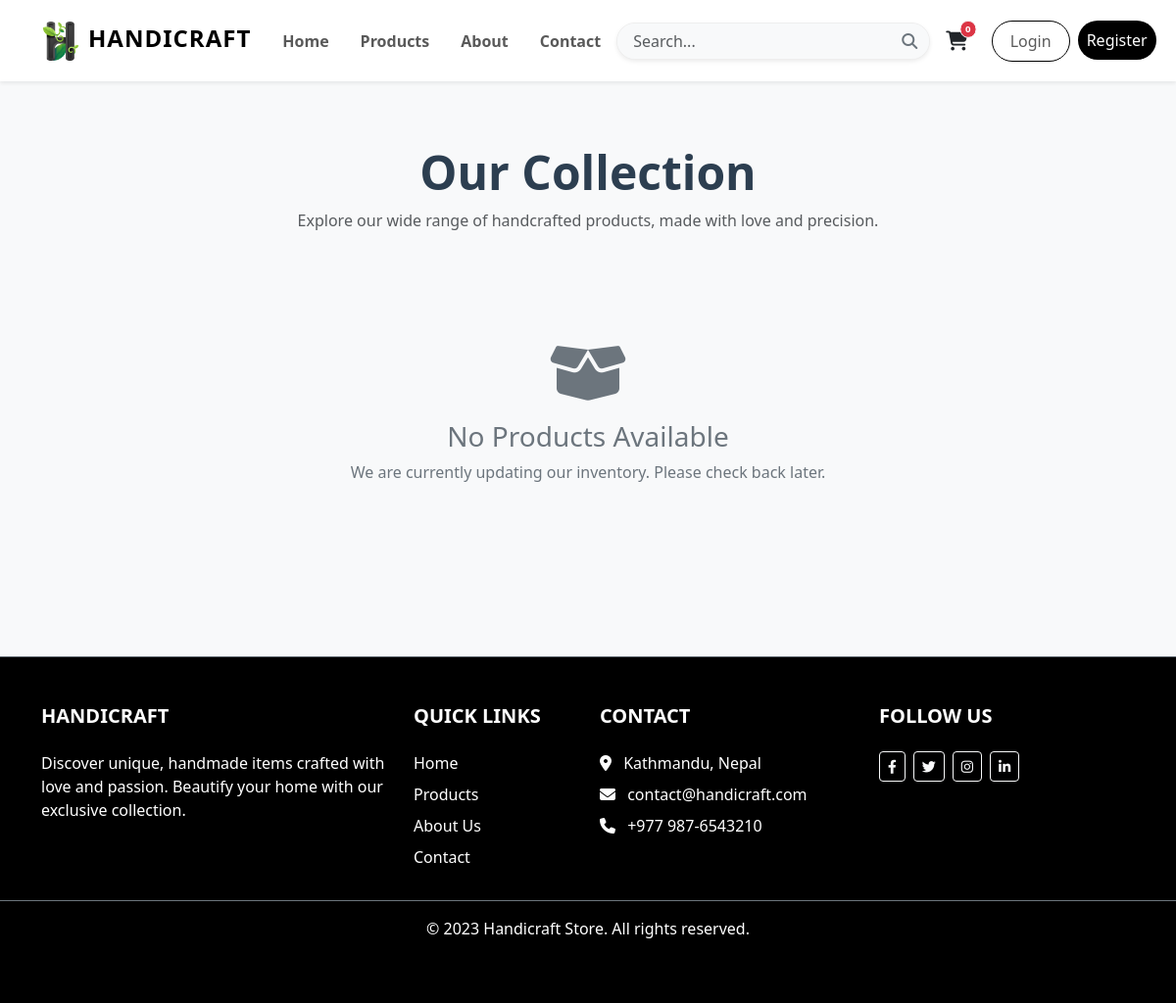
/all-products/, run on an earlier commit of the app's database.
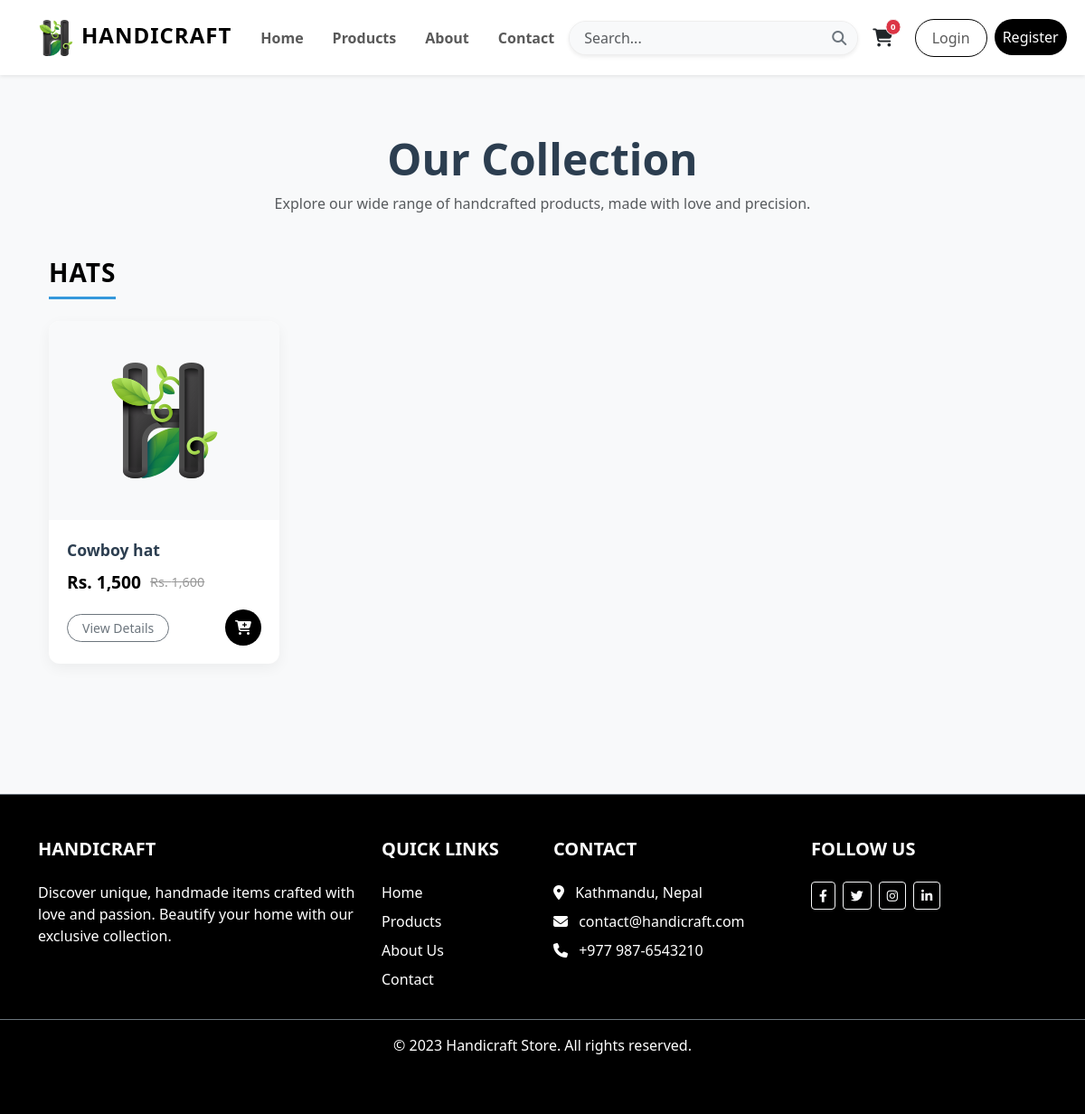
And on a later commit of the database.
### ecomapp/models.py (models this page shows, shortened)
class Category(models.Model):
    title = models.CharField(max_length=200, unique=True)
    slug = models.SlugField(unique=True)
    created_at = models.DateTimeField(auto_now_add=True)
    updated_at = models.DateTimeField(auto_now=True)

class Product(models.Model):
    title = models.CharField(max_length=200)
    slug = models.SlugField(unique=True)
    category = models.ForeignKey(Category, on_delete=models.CASCADE)
    image = models.ImageField(upload_to="products")
    marked_price = models.PositiveIntegerField()
    selling_price = models.PositiveIntegerField()
    description = models.TextField()
    warranty = models.CharField(max_length=300, null=True, blank=True)
    return_policy = models.CharField(max_length=300, null=True, blank=True)
    view_count = models.PositiveIntegerField(default=0)
    stock_quantity = models.PositiveIntegerField(default=0)
    created_at = models.DateTimeField(auto_now_add=True)
    updated_at = models.DateTimeField(auto_now=True)

### ecomapp/views.py (the view)
# urls.py: path("all-products/", AllProductsView.as_view(), name="allproducts"),
class AllProductsView(EcomMixin, TemplateView):
    template_name = "allproducts.html"
    def get_context_data(self, **kwargs):
        context = super().get_context_data(**kwargs)
        context["allcategories"] = Category.objects.all()
        return context

### ecomapp/views.py (called while the page is built, shortened)
    def dispatch(self, request, *args, **kwargs):
        cart_id = request.session.get("cart_id")
        return super().dispatch(request, *args, **kwargs)

### templates/allproducts.html (shortened to what this page needs)
{% extends 'base.html' %}
{% load humanize %}
{% block content %}
<div class="container py-5">
    <div class="text-center mb-5">
        <h2 class="fw-bold display-5">Our Collection</h2>
        <p class="text-muted mx-auto" style="max-width: 600px;">Explore our wide range of handcrafted products, made with love and precision.</p>
    </div>
    {% if allcategories %}
    {% for cat in allcategories %}
    {% if cat.product_set.all %}
    <div class="category-section">
        <h3 class="category-title">{{cat.title}}</h3>
        <div class="row row-cols-1 row-cols-sm-2 row-cols-md-3 row-cols-lg-4 g-4">
        {% for p in cat.product_set.all %}
        <div class="col">
            <div class="product-card">
                <div class="product-img-wrapper">
                    <a href="{% url 'ecomapp:productdetail' p.slug %}">
                        <img src="{{p.image.url}}" alt="{{p.title}}">
                    </a>
                </div>
                <div class="card-body">
                    <a href="{% url 'ecomapp:productdetail' p.slug %}" class="product-title text-truncate" title="{{p.title}}">
                        {{p.title}}
                    </a>
                    <div class="price-container">
                        <span class="current-price">Rs. {{p.selling_price|intcomma}}</span>
                        {% if p.marked_price > p.selling_price %}
                        <span class="original-price">Rs. {{p.marked_price|intcomma}}</span>
                        {% endif %}
                    </div>
                    <div class="d-flex justify-content-between align-items-center">
                        <a href="{% url 'ecomapp:productdetail' p.slug %}" class="btn btn-outline-secondary btn-sm rounded-pill px-3">View Details</a>
                        {% if p.stock_quantity > 0 %}
                        <button onclick="addToCart('{% url 'ecomapp:addtocart' p.id %}')" class="btn-cart-icon" title="Add to Cart">
                            <i class="fas fa-cart-plus"></i>
                        </button>
                        {% else %}
                        <button class="btn btn-secondary btn-sm rounded-circle" style="width: 40px; height: 40px;" disabled>
                            <i class="fas fa-ban"></i>
                        </button>
                        {% endif %}
                    </div>
                </div>
            </div>
        </div>
        {% endfor %}
        </div>
    </div>
    {% endif %}
    {% endfor %}
    {% else %}
    <div class="empty-state">
        <i class="fas fa-box-open fa-4x mb-3"></i>
        <h3>No Products Available</h3>
        <p>We are currently updating our inventory. Please check back later.</p>
    </div>
    {% endif %}
</div>
{% endblock %}

### templates/base.html (shortened to what this page needs)
{% load static %}
<!DOCTYPE html>
<html lang="en">
    <head>
        <link href="https://cdn.jsdelivr.net/npm/bootstrap@5.3.0/dist/css/bootstrap.min.css" rel="stylesheet">
        <link rel="stylesheet" href="https://cdnjs.cloudflare.com/ajax/libs/font-awesome/6.4.0/css/all.min.css">
    </head>
    <body>
        <nav class="navbar navbar-expand-lg navbar-light bg-white sticky-top shadow-sm py-3">
            <div class="container">
                <a class="navbar-brand fw-bold text-uppercase" href="{% url 'ecomapp:home' %}" style="letter-spacing: 1px;">
                    <img src="{% static 'icon.png' %}" alt="icon" width="40" height="40" class="d-inline-block align-text-top me-2">Handicraft
                </a>
                <div class="collapse navbar-collapse" id="navbarNav">
                    <ul class="navbar-nav me-auto mb-2 mb-lg-0 fw-semibold">
                        <li class="nav-item"><a class="nav-link px-3" href="{% url 'ecomapp:home' %}">Home</a></li>
                        <li class="nav-item"><a class="nav-link px-3" href="{% url 'ecomapp:allproducts' %}">Products</a></li>
                        <li class="nav-item"><a class="nav-link px-3" href="{% url 'ecomapp:about' %}">About</a></li>
                        <li class="nav-item"><a class="nav-link px-3" href="{% url 'ecomapp:contact' %}">Contact</a></li>
                    </ul>
                    <form class="d-none d-lg-flex me-3" action="{% url 'ecomapp:search' %}" method="GET">
                        <div class="input-group shadow-sm rounded-pill overflow-hidden bg-light" style="border: 1px solid #eee; width: 20em;">
                            <input class="form-control border-0 bg-light ps-3" type="search" name="keyword" placeholder="Search..." aria-label="Search" style="box-shadow: none;">
                            <button class="btn btn-link text-secondary border-0 bg-light" type="submit">
                                <i class="fas fa-search"></i>
                            </button>
                        </div>
                    </form>
                    <a class="nav-link position-relative me-4 text-dark d-none d-lg-block" href="{% url 'ecomapp:mycart' %}">
                        <i class="fas fa-shopping-cart fa-lg"></i>
                        <span class="badge rounded-pill bg-danger position-absolute top-0 start-100 translate-middle border border-light rounded-circle cart-cnt" style="font-size: 0.6rem; padding: 0.35em 0.5em;">
                            {% if request.cart %}
                            {{ request.cart.cartproduct_set.count }}
                            {% else %}
                            0
                            {% endif %}
                        </span>
                    </a>
                    <ul class="navbar-nav border-lg-0 mt-2 mt-lg-0 pt-2 pt-lg-0 gap-2">
                        {% if request.user.is_authenticated %}
                        <li class="nav-item dropdown">
                            <a class="nav-link dropdown-toggle" href="#" id="navbarDropdown" role="button" data-bs-toggle="dropdown">
                                <i class="fas fa-user-circle me-1"></i> {{ request.user.username }}
                            </a>
                            <ul class="dropdown-menu dropdown-menu-end shadow border-0">
                                <li><a class="dropdown-item" href="{% url 'ecomapp:customerprofile' %}">Profile</a></li>
                                <li><hr class="dropdown-divider"></li>
                                <li><a class="dropdown-item text-danger" href="{% url 'ecomapp:customerlogout' %}">Logout</a></li>
                            </ul>
                        </li>
                        {% else %}
                        <li class="nav-item"><a class="nav-link rounded-pill" style="width: 5em;border: 1px solid var(--primary-color);text-align: center;" href="{% url 'ecomapp:customerlogin' %}">Login</a></li>
                        <li class="nav-item"><a class="nav-link btn btn-primary-custom text-white rounded-pill" style="width: 5em; text-align: center;" href="{% url 'ecomapp:customerregistration' %}">Register</a></li>
                        {% endif %}
                    </ul>
                </div>
            </div>
        </nav>
        <div class="container" style="min-height: 60vh;">
            {% block content %}{% endblock %}
        </div>
        <footer class="footer mt-5 py-5 border-top border-secondary ">
            <div class="container">
                <div class="row ">
                    <div class="col-lg-4 col-md-6 mb-4 mb-md-0">
                        <h5 class="text-uppercase mb-4 fw-bold">Handicraft</h5>
                        <p>
                            Discover unique, handmade items crafted with love and passion.
                            Beautify your home with our exclusive collection.
                        </p>
                    </div>
                    <div class="col-lg-2 col-md-6 mb-4 mb-md-0">
                        <h5 class="text-uppercase mb-4 fw-bold">Quick Links</h5>
                        <ul class="list-unstyled mb-0">
                            <li class="mb-2"><a href="{% url 'ecomapp:home' %}" class="text-white text-decoration-none">Home</a></li>
                            <li class="mb-2"><a href="{% url 'ecomapp:allproducts' %}" class="text-white text-decoration-none">Products</a></li>
                            <li class="mb-2"><a href="{% url 'ecomapp:about' %}" class="text-white text-decoration-none">About Us</a></li>
                            <li class="mb-2"><a href="{% url 'ecomapp:contact' %}" class="text-white text-decoration-none">Contact</a></li>
                        </ul>
                    </div>
                    <div class="col-lg-3 col-md-6 mb-4 mb-md-0">
                        <h5 class="text-uppercase mb-4 fw-bold">Contact</h5>
                        <ul class="list-unstyled mb-0">
                            <li class="mb-2"><i class="fas fa-map-marker-alt me-2"></i> Kathmandu, Nepal</li>
                            <li class="mb-2"><i class="fas fa-envelope me-2"></i> contact@handicraft.com</li>
                            <li class="mb-2"><i class="fas fa-phone me-2"></i> +977 987-6543210</li>
                        </ul>
                    </div>
                    <div class="col-lg-3 col-md-6 mb-4 mb-md-0">
                        <h5 class="text-uppercase mb-4 fw-bold">Follow Us</h5>
                        <div class="d-flex gap-2">
                            <a href="#" class="btn btn-outline-light btn-sm"><i class="fab fa-facebook-f"></i></a>
                            <a href="#" class="btn btn-outline-light btn-sm"><i class="fab fa-twitter"></i></a>
                            <a href="#" class="btn btn-outline-light btn-sm"><i class="fab fa-instagram"></i></a>
                            <a href="#" class="btn btn-outline-light btn-sm"><i class="fab fa-linkedin-in"></i></a>
                        </div>
                    </div>
                </div>
            </div>
            <div class="text-center p-3 mt-4 border-top border-secondary" style="background-color: rgba(0, 0, 0, 0.05);">
                &copy; 2023 Handicraft Store. All rights reserved.
            </div>
        </footer>
        <div class="toast-container position-fixed bottom-0 end-0 p-3">
        </div>
    </body>
</html>

### templates/base.html (style rules this page uses)
:root { --primary-color: #000000; --secondary-color: #3498db; --accent-color: #27ae60; --danger-color: #e74c3c; --warning-color: #f39c12; --light-bg: #f8f9fa; --white: #ffffff; --dark-text: #2c3e50; --gray-text: #6c757d; --gradient-primary: linear-gradient(45deg, var(--primary-color), var(--secondary-color)); --gradient-header: linear-gradient(to left, var(--white), var(--primary-color), var(--white)); --gradient-section: linear-gradient(to right, var(--primary-color), var(--white)); }
body { font-family: 'Segoe UI', Tahoma, Geneva, Verdana, sans-serif; background-color: var(--light-bg); color: var(--dark-text); }
.btn-primary-custom { background-color: var(--primary-color); border-color: var(--primary-color); color: var(--white); }
.navbar-brand { font-weight: bold; font-size: 1.5rem; color: var(--primary-color) !important; }
.footer { background-color: var(--primary-color); color: var(--white); padding: 40px 0; margin-top: 50px; }

### templates/allproducts.html (style rules this page uses)
.category-section { margin-bottom: 3rem; }
.category-title { position: relative; display: inline-block; margin-bottom: 1.5rem; color: var(--primary-color); font-weight: 700; text-transform: uppercase; letter-spacing: 1px; padding-bottom: 10px; border-bottom: 3px solid var(--secondary-color); }
.product-card { border: none; border-radius: 12px; transition: all 0.3s ease; background: #fff; overflow: hidden; height: 100%; box-shadow: 0 5px 15px rgba(0,0,0,0.05); }
.product-img-wrapper { height: 220px; display: flex; align-items: center; justify-content: center; background-color: #f8f9fa; position: relative; overflow: hidden; padding: 20px; }
.product-img-wrapper img { max-height: 100%; max-width: 100%; object-fit: contain; transition: transform 0.5s ease; }
.card-body { padding: 1.25rem; }
.product-title { font-size: 1.1rem; font-weight: 600; margin-bottom: 0.5rem; color: var(--dark-text); text-decoration: none; display: block; }
.price-container { display: flex; align-items: center; gap: 10px; margin-bottom: 1rem; }
.current-price { font-size: 1.2rem; font-weight: 700; color: var(--primary-color); }
.original-price { font-size: 0.9rem; text-decoration: line-through; color: #999; }
.btn-cart-icon { width: 40px; height: 40px; border-radius: 50%; display: flex; align-items: center; justify-content: center; background-color: var(--primary-color); color: white; border: none; transition: background-color 0.2s; }

What changed in the data, as far as the page shows it:
added Category: title "HATS"
added Product: image (picture), title "Cowboy hat", selling_price "1,500", marked_price "1,600", stock_quantity 14 (drawn)
Also different on the page:
text no longer shown: "No Products Available We are currently updating our inventory. Please check back later."
